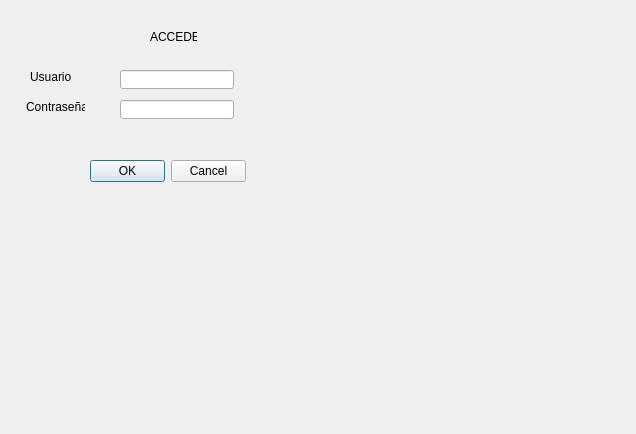
<?xml version="1.0" encoding="UTF-8"?>
<ui version="4.0">
 <class>Dialog</class>
 <widget class="QDialog" name="Dialog">
  <property name="geometry">
   <rect>
    <x>0</x>
    <y>0</y>
    <width>636</width>
    <height>434</height>
   </rect>
  </property>
  <property name="windowTitle">
   <string>Dialog</string>
  </property>
  <widget class="QDialogButtonBox" name="buttonBox">
   <property name="geometry">
    <rect>
     <x>90</x>
     <y>160</y>
     <width>156</width>
     <height>23</height>
    </rect>
   </property>
   <property name="orientation">
    <enum>Qt::Horizontal</enum>
   </property>
   <property name="standardButtons">
    <set>QDialogButtonBox::Cancel|QDialogButtonBox::Ok</set>
   </property>
  </widget>
  <widget class="QLabel" name="label">
   <property name="geometry">
    <rect>
     <x>30</x>
     <y>70</y>
     <width>41</width>
     <height>14</height>
    </rect>
   </property>
   <property name="text">
    <string>Usuario:</string>
   </property>
  </widget>
  <widget class="QLabel" name="label_2">
   <property name="geometry">
    <rect>
     <x>26</x>
     <y>100</y>
     <width>59</width>
     <height>14</height>
    </rect>
   </property>
   <property name="text">
    <string>Contraseña:</string>
   </property>
  </widget>
  <widget class="QLineEdit" name="usuario">
   <property name="geometry">
    <rect>
     <x>120</x>
     <y>70</y>
     <width>114</width>
     <height>19</height>
    </rect>
   </property>
  </widget>
  <widget class="QLineEdit" name="password">
   <property name="geometry">
    <rect>
     <x>120</x>
     <y>100</y>
     <width>114</width>
     <height>19</height>
    </rect>
   </property>
   <property name="echoMode">
    <enum>QLineEdit::Password</enum>
   </property>
   <property name="placeholderText">
    <string/>
   </property>
  </widget>
  <widget class="QLabel" name="label_3">
   <property name="geometry">
    <rect>
     <x>150</x>
     <y>30</y>
     <width>47</width>
     <height>14</height>
    </rect>
   </property>
   <property name="text">
    <string>ACCEDER</string>
   </property>
  </widget>
  <widget class="QLabel" name="mensaje">
   <property name="geometry">
    <rect>
     <x>60</x>
     <y>140</y>
     <width>241</width>
     <height>20</height>
    </rect>
   </property>
   <property name="text">
    <string/>
   </property>
  </widget>
 </widget>
 <resources/>
 <connections/>
</ui>
